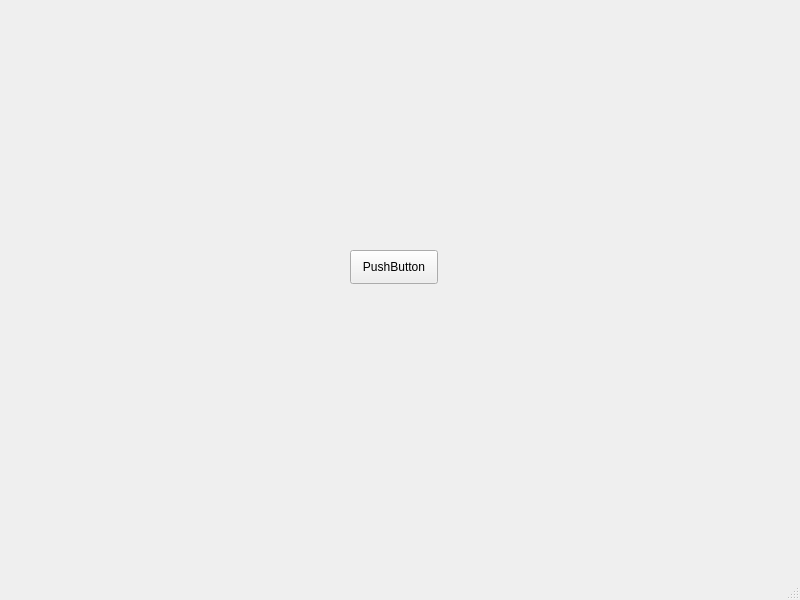
<?xml version="1.0" encoding="UTF-8"?>
<ui version="4.0">
 <class>MainWindow</class>
 <widget class="QMainWindow" name="MainWindow">
  <property name="geometry">
   <rect>
    <x>0</x>
    <y>0</y>
    <width>800</width>
    <height>600</height>
   </rect>
  </property>
  <property name="windowTitle">
   <string>MainWindow</string>
  </property>
  <widget class="QWidget" name="centralwidget">
   <widget class="QPushButton" name="pushButton">
    <property name="geometry">
     <rect>
      <x>350</x>
      <y>250</y>
      <width>88</width>
      <height>34</height>
     </rect>
    </property>
    <property name="text">
     <string>PushButton</string>
    </property>
   </widget>
  </widget>
  <widget class="QMenuBar" name="menubar">
   <property name="geometry">
    <rect>
     <x>0</x>
     <y>0</y>
     <width>800</width>
     <height>30</height>
    </rect>
   </property>
  </widget>
  <widget class="QStatusBar" name="statusbar"/>
 </widget>
 <resources/>
 <connections/>
</ui>
